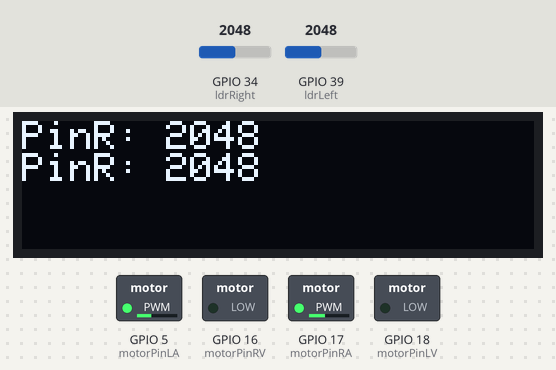
This sketch was run on a simulated ESP32. Parts: 128×32 one-colour display, switched loads named in the sketch (green lamp = pin HIGH). The test bench sets the inputs (shaded band); at power-on: GPIO 34 (ldrRight) = 2048, GPIO 39 (ldrLeft) = 2048.

Above: at 1.2 s.
1.3 s: GPIO 34 (ldrRight) set to 2674
At 1.7 s:
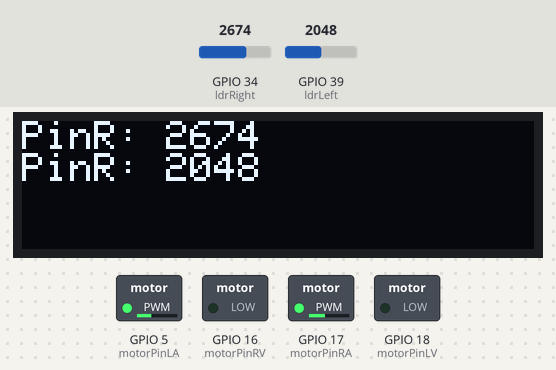
2.8 s: GPIO 34 (ldrRight) set to 2761
At 4.0 s:
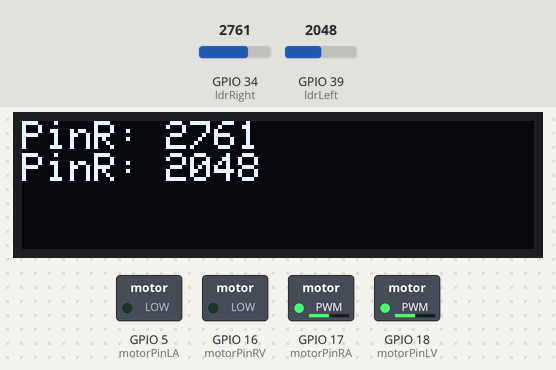
4.3 s: GPIO 39 (ldrLeft) set to 2672
At 5.4 s:
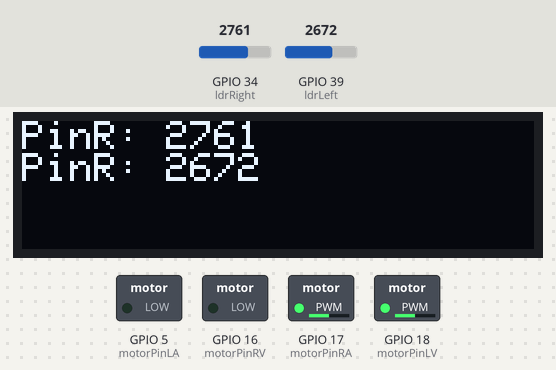
5.8 s: GPIO 39 (ldrLeft) set to 2740
At 6.2 s:
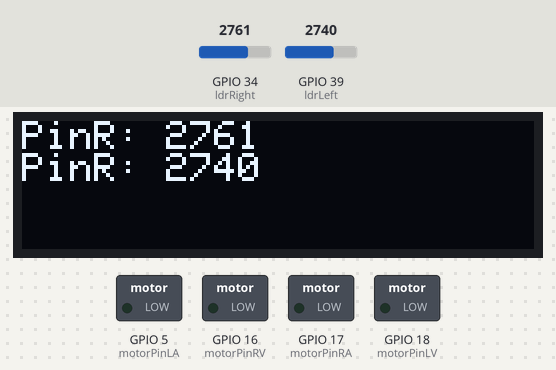
7.3 s: GPIO 34 (ldrRight) set to 2660
At 8.5 s:
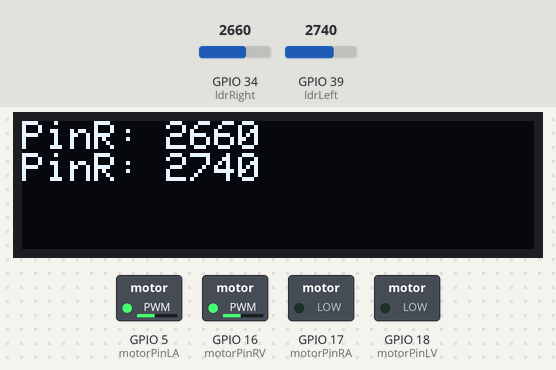
8.8 s: GPIO 39 (ldrLeft) set to 2660
At 9.9 s:
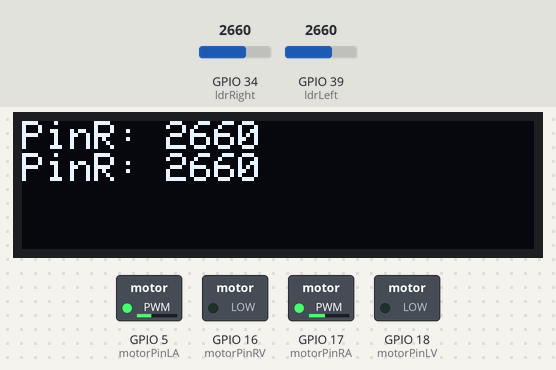
Timing chart, 0 to 11.3 s (numbered marks = the images above; inputs shaded):
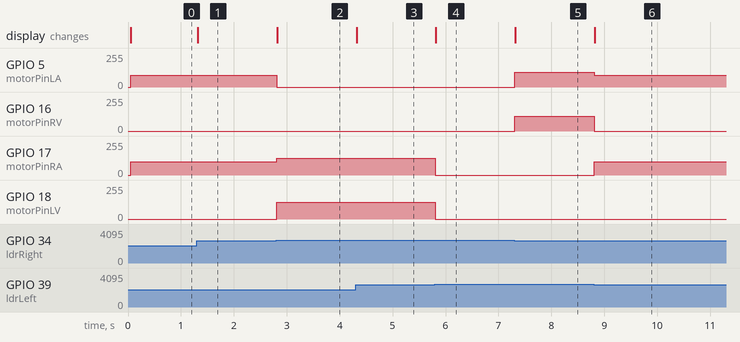

Measured:
- the behaviour switches between 2699 and 2700 on GPIO 34 (ldrRight) (found by bisection; images 1 and 2)
- the behaviour switches between 2699 and 2700 on GPIO 39 (ldrLeft) (found by bisection; images 3 and 4)
- after the input at 1.3 s, the display: changes at once (image 1)
- after the input at 2.8 s, GPIO 5 (motorPinLA): 90/255 → 0/255 at once; GPIO 17 (motorPinRA): 101/255 → 127/255 at once; GPIO 18 (motorPinLV): 0/255 → 127/255 at once; the display: changes at once (image 2)
- after the input at 4.3 s, the display: changes at once (image 3)
- after the input at 5.8 s, GPIO 17 (motorPinRA), GPIO 18 (motorPinLV): 127/255 → 0/255 at once; the display: changes at once (image 4)
- after the input at 7.3 s, GPIO 5 (motorPinLA), GPIO 16 (motorPinRV): 0/255 → 112/255 at once; the display: changes at once (image 5)
- after the input at 8.8 s, GPIO 5 (motorPinLA): 112/255 → 90/255 at once; GPIO 16 (motorPinRV): 112/255 → 0/255 at once; GPIO 17 (motorPinRA): 0/255 → 101/255 at once; the display: changes at once (image 6)

The sketch:

Main.ino
```cpp
#include <Arduino.h>
#include <analogWrite.h>
#include <Adafruit_GFX.h>
#include <Adafruit_SSD1306.h>

// Display setup
#define SCREEN_WIDTH 128
#define SCREEN_HEIGHT 32
#define OLED_RESET     4
#define SCREEN_ADDRESS 0x3C
#define SSD1306_NO_SPLASH

Adafruit_SSD1306 display(SCREEN_WIDTH, SCREEN_HEIGHT, &Wire, OLED_RESET);

// Motor config
int motorPinLA = 5; //Linkerwiel achteruit
int motorPinLV = 18; //Linkerwiel vooruit
int motorPinRV = 16; //Rechterwiel vooruit
int motorPinRA = 17; //Rechterwiel achteruit

// IR config
int ldrRight = 34;
int ldrLeft = 39;
int pinR = 0;
int pinL = 0;
int colorThreshold = 2700;


void setup(){
  Serial.begin(9600);


  // SSD1306_SWITCHCAPVCC = generate display voltage from 3.3V internally
  if (!display.begin(SSD1306_SWITCHCAPVCC, SCREEN_ADDRESS)) {
    Serial.println(F("SSD1306 allocation failed"));
    for (;;); // Infinite loop to stop the program from executing the rest of the code.
  }
  display.clearDisplay();
  display.setTextSize(1);
  display.setTextColor(SSD1306_WHITE);
  display.display();

  pinMode(motorPinRA, OUTPUT);
  pinMode(motorPinRV, OUTPUT);
  pinMode(motorPinLV, OUTPUT);
  pinMode(motorPinLA, OUTPUT);
}

void loop(){
  // clear display so we can send new data to it.
  display.clearDisplay();

  // reset cursor to top right corner of the screen.
  display.setCursor(0,0);
  display.println("PinR: " + String(analogRead(ldrRight)));
  display.println("PinR: " + String(analogRead(ldrLeft)));
  display.display();

  //Read the IR pins
  int pinR = analogRead(ldrRight) / colorThreshold;
  int pinL = analogRead(ldrLeft) / colorThreshold;

    //if both pins reaches the threshold, stop the robot from moving.
  if(pinL >= 1 && pinR >= 1){
     stopVehicle();

    //if pin right reaches the threshold turn the robot left with % power
  }else if(pinL == 0 && pinR >= 1){
    turnLeft(50);

    //if pin left reaches the threshold turn the robot left with % power
  }else if(pinL >= 1 && pinR == 0){
    turnRight(50);

    // continue moving forward if the threshold is not reached on either pins.
  }else if(pinL == 0 && pinR == 0){
    driveForward(40);
  }
}
```

Driver.ino
```cpp
// Calculation percentage is for easier use.
void driveForward(double percentage) {
  int speedR = int((255.0f / 100.0f) * percentage);
  int speedL = int((225.0f / 100.0f) * percentage);

  analogWrite(motorPinRA, speedR);
  analogWrite(motorPinRV, 0);
  analogWrite(motorPinLV, 0);
  analogWrite(motorPinLA, speedL);
}

void turnLeft(double percentage) {
  int speedR = int((255.0f / 100.0f) * percentage);

  analogWrite(motorPinRA, speedR);
  analogWrite(motorPinRV, 0);
  analogWrite(motorPinLV, speedR);
  analogWrite(motorPinLA, 0);
}

void turnRight(double percentage)  {
  int speedL = int((225.0f / 100.0f) * percentage);

  analogWrite(motorPinRA, 0);
  analogWrite(motorPinRV, speedL);
  analogWrite(motorPinLV, 0);
  analogWrite(motorPinLA, speedL);
}

void stopVehicle() {
  analogWrite(motorPinRA, 0);
  analogWrite(motorPinRV, 0);
  analogWrite(motorPinLV, 0);
  analogWrite(motorPinLA, 0);
}

void driveBackwards(){
  analogWrite(motorPinRA, 0);
  analogWrite(motorPinRV, 0);
  analogWrite(motorPinLV, 0);
  analogWrite(motorPinLA, 0);
}
```
